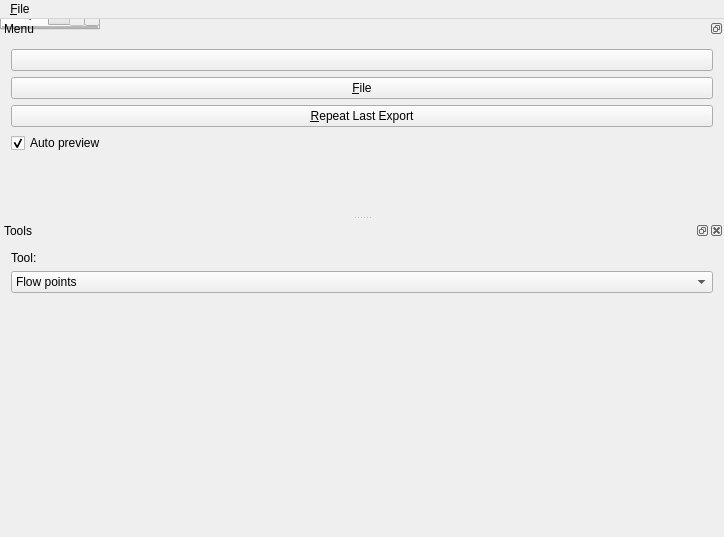
<?xml version="1.0" encoding="UTF-8"?>
<ui version="4.0">
 <class>FEMainWindow</class>
 <widget class="QMainWindow" name="FEMainWindow">
  <property name="geometry">
   <rect>
    <x>0</x>
    <y>0</y>
    <width>724</width>
    <height>537</height>
   </rect>
  </property>
  <property name="windowTitle">
   <string>Flow Editor © Stanislaw Adaszewski, 2012-2016, http://algoholic.eu</string>
  </property>
  <widget class="QTabWidget" name="centralWidget">
   <property name="currentIndex">
    <number>0</number>
   </property>
   <widget class="QGraphicsView" name="graphicsView">
    <property name="alignment">
     <set>Qt::AlignLeading|Qt::AlignLeft|Qt::AlignTop</set>
    </property>
    <attribute name="title">
     <string>Map</string>
    </attribute>
   </widget>
   <widget class="QWidget" name="demoView">
    <attribute name="title">
     <string>Demo</string>
    </attribute>
    <layout class="QVBoxLayout" name="verticalLayoutDemo">
     <item>
     </item>
    </layout>
   </widget>
  </widget>
  <widget class="QMenuBar" name="menuBar">
   <property name="geometry">
    <rect>
     <x>0</x>
     <y>0</y>
     <width>724</width>
     <height>22</height>
    </rect>
   </property>
   <widget class="QMenu" name="menu_File">
    <property name="title">
     <string>&amp;File</string>
    </property>
    <widget class="QMenu" name="menuE_xport_flow_map">
     <property name="title">
      <string>E&amp;xport flow map</string>
     </property>
     <addaction name="action_Export_flow_map_fast"/>
     <addaction name="actionExport_flow_map_AKIMA"/>
     <addaction name="action_Export_flow_map"/>
    </widget>
    <widget class="QMenu" name="menu_New">
     <property name="title">
      <string>&amp;New</string>
     </property>
     <addaction name="action_Project"/>
     <addaction name="action_Flow_field"/>
     <addaction name="separator"/>
     <addaction name="action_Generate_grid"/>
     <addaction name="action_Generate_gradient_grid"/>
    </widget>
    <widget class="QMenu" name="menu_Load">
     <property name="title">
      <string>&amp;Load</string>
     </property>
     <addaction name="action_Load_image"/>
     <addaction name="action_Load_flow_field"/>
    </widget>
    <addaction name="menu_New"/>
    <addaction name="menu_Load"/>
    <addaction name="action_Save_flow_field"/>
    <addaction name="menuE_xport_flow_map"/>
    <addaction name="separator"/>
    <addaction name="actionShow_li_cense"/>
    <addaction name="separator"/>
    <addaction name="action_Quit"/>
   </widget>
   <addaction name="menu_File"/>
  </widget>
  <widget class="QDockWidget" name="dockWidget">
   <property name="features">
    <set>QDockWidget::DockWidgetFloatable|QDockWidget::DockWidgetMovable</set>
   </property>
   <property name="windowTitle">
    <string>Menu</string>
   </property>
   <attribute name="dockWidgetArea">
    <number>1</number>
   </attribute>
   <widget class="QWidget" name="dockWidgetContents">
    <layout class="QVBoxLayout" name="verticalLayout_3">
     <item>
      <widget class="QPushButton" name="previewBtn">
       <property name="text">
        <string/>
       </property>
       <property name="checkable">
        <bool>true</bool>
       </property>
      </widget>
     </item>
     <item>
      <widget class="QPushButton" name="fileBtn">
       <property name="text">
        <string>&amp;File</string>
       </property>
      </widget>
     </item>
     <item>
      <widget class="QPushButton" name="expAndSwitchBtn">
       <property name="text">
        <string>&amp;Repeat Last Export</string>
       </property>
      </widget>
     </item>
     <item>
      <widget class="QCheckBox" name="autoGeneratePreview">
       <property name="text">
        <string>Auto preview</string>
       </property>
       <property name="checked">
        <bool>true</bool>
       </property>
      </widget>
     </item>
     <item>
      <spacer name="verticalSpacer">
       <property name="orientation">
        <enum>Qt::Vertical</enum>
       </property>
       <property name="sizeHint" stdset="0">
        <size>
         <width>20</width>
         <height>40</height>
        </size>
       </property>
      </spacer>
     </item>
    </layout>
   </widget>
  </widget>
  <widget class="QDockWidget" name="tools_dockWidget">
   <property name="windowTitle">
    <string>Tools</string>
   </property>
   <attribute name="dockWidgetArea">
    <number>1</number>
   </attribute>
   <widget class="QWidget" name="dockWidgetContents_2">
    <layout class="QVBoxLayout" name="verticalLayout_4">
     <item>
      <widget class="QLabel" name="label">
       <property name="text">
        <string>Tool:</string>
       </property>
      </widget>
     </item>
     <item>
      <widget class="QComboBox" name="tool_comboBox">
       <item>
        <property name="text">
         <string>Flow points</string>
        </property>
       </item>
       <item>
        <property name="text">
         <string>Gradient points</string>
        </property>
       </item>
       <item>
        <property name="text">
         <string>Flow brush</string>
        </property>
       </item>
       <item>
        <property name="text">
         <string>Gradient adjust</string>
        </property>
       </item>
       <item>
        <property name="text">
         <string>Eraser</string>
        </property>
       </item>
       <item>
        <property name="text">
         <string>Gradient brush</string>
        </property>
       </item>
       <item>
        <property name="text">
         <string>Mark passive</string>
        </property>
       </item>
       <item>
        <property name="text">
         <string>Add Bezier curve</string>
        </property>
       </item>
       <item>
        <property name="text">
         <string>Add Bezier point</string>
        </property>
       </item>
      </widget>
     </item>
     <item>
      <widget class="QStackedWidget" name="toolSettings_widget">
       <property name="sizePolicy">
        <sizepolicy hsizetype="Preferred" vsizetype="Preferred">
         <horstretch>0</horstretch>
         <verstretch>0</verstretch>
        </sizepolicy>
       </property>
       <property name="currentIndex">
        <number>8</number>
       </property>
       <widget class="QWidget" name="flowPoints_page"/>
       <widget class="QWidget" name="gradientPoints_page"/>
       <widget class="QWidget" name="flowBrush_page">
        <layout class="QFormLayout" name="formLayout_2">
         <property name="fieldGrowthPolicy">
          <enum>QFormLayout::AllNonFixedFieldsGrow</enum>
         </property>
         <item row="0" column="0">
          <widget class="QLabel" name="label_6">
           <property name="text">
            <string>Direction:</string>
           </property>
          </widget>
         </item>
         <item row="0" column="1">
          <widget class="QDial" name="flowBrush_dial">
           <property name="maximum">
            <number>359</number>
           </property>
           <property name="value">
            <number>180</number>
           </property>
           <property name="sliderPosition">
            <number>180</number>
           </property>
           <property name="invertedAppearance">
            <bool>true</bool>
           </property>
           <property name="invertedControls">
            <bool>false</bool>
           </property>
           <property name="wrapping">
            <bool>true</bool>
           </property>
           <property name="notchTarget">
            <double>3.700000000000000</double>
           </property>
           <property name="notchesVisible">
            <bool>true</bool>
           </property>
          </widget>
         </item>
         <item row="1" column="0">
          <widget class="QLabel" name="label_9">
           <property name="text">
            <string>Size:</string>
           </property>
          </widget>
         </item>
         <item row="1" column="1">
          <widget class="QSpinBox" name="flowBrush_size">
           <property name="maximum">
            <number>255</number>
           </property>
           <property name="value">
            <number>100</number>
           </property>
          </widget>
         </item>
         <item row="2" column="0">
          <widget class="QLabel" name="label_7">
           <property name="text">
            <string>Magnitude:</string>
           </property>
          </widget>
         </item>
         <item row="2" column="1">
          <widget class="QSpinBox" name="flowBrush_magnitude">
           <property name="maximum">
            <number>100</number>
           </property>
           <property name="value">
            <number>100</number>
           </property>
          </widget>
         </item>
         <item row="3" column="0">
          <widget class="QLabel" name="label_8">
           <property name="text">
            <string>Strength:</string>
           </property>
          </widget>
         </item>
         <item row="3" column="1">
          <widget class="QSpinBox" name="flowBrush_strength">
           <property name="maximum">
            <number>100</number>
           </property>
           <property name="value">
            <number>10</number>
           </property>
          </widget>
         </item>
        </layout>
       </widget>
       <widget class="QWidget" name="gradientCloning_page">
        <layout class="QFormLayout" name="formLayout">
         <property name="fieldGrowthPolicy">
          <enum>QFormLayout::AllNonFixedFieldsGrow</enum>
         </property>
         <item row="0" column="0">
          <widget class="QLabel" name="label_2">
           <property name="text">
            <string>Change:</string>
           </property>
          </widget>
         </item>
         <item row="0" column="1">
          <widget class="QComboBox" name="gradClone_change_comboBox">
           <item>
            <property name="text">
             <string>Absolute</string>
            </property>
           </item>
           <item>
            <property name="text">
             <string>Relative</string>
            </property>
           </item>
          </widget>
         </item>
         <item row="1" column="0">
          <widget class="QLabel" name="label_3">
           <property name="text">
            <string>Red:</string>
           </property>
          </widget>
         </item>
         <item row="1" column="1">
          <widget class="QSpinBox" name="gradClone_red_spinBox">
           <property name="minimum">
            <number>-255</number>
           </property>
           <property name="maximum">
            <number>255</number>
           </property>
          </widget>
         </item>
         <item row="2" column="0">
          <widget class="QLabel" name="label_4">
           <property name="text">
            <string>Green:</string>
           </property>
          </widget>
         </item>
         <item row="2" column="1">
          <widget class="QSpinBox" name="gradClone_green_spinBox">
           <property name="minimum">
            <number>-255</number>
           </property>
           <property name="maximum">
            <number>255</number>
           </property>
          </widget>
         </item>
         <item row="3" column="0">
          <widget class="QLabel" name="label_5">
           <property name="text">
            <string>Blue:</string>
           </property>
          </widget>
         </item>
         <item row="3" column="1">
          <widget class="QSpinBox" name="gradClone_blue_spinBox">
           <property name="minimum">
            <number>-255</number>
           </property>
           <property name="maximum">
            <number>255</number>
           </property>
          </widget>
         </item>
         <item row="4" column="1">
          <widget class="QCheckBox" name="gradientAdjust_clone">
           <property name="text">
            <string>Clone</string>
           </property>
          </widget>
         </item>
        </layout>
       </widget>
       <widget class="QWidget" name="eraser_page">
        <layout class="QFormLayout" name="formLayout_3">
         <property name="fieldGrowthPolicy">
          <enum>QFormLayout::AllNonFixedFieldsGrow</enum>
         </property>
         <item row="0" column="0">
          <widget class="QLabel" name="label_10">
           <property name="text">
            <string>Size:</string>
           </property>
          </widget>
         </item>
         <item row="0" column="1">
          <widget class="QSpinBox" name="eraser_size">
           <property name="maximum">
            <number>255</number>
           </property>
           <property name="value">
            <number>100</number>
           </property>
          </widget>
         </item>
        </layout>
       </widget>
       <widget class="QWidget" name="gradientBrush_page">
        <layout class="QVBoxLayout" name="verticalLayout_2">
         <item>
          <layout class="QHBoxLayout" name="horizontalLayout_3">
           <item>
            <widget class="QLabel" name="label_11">
             <property name="sizePolicy">
              <sizepolicy hsizetype="Expanding" vsizetype="Preferred">
               <horstretch>0</horstretch>
               <verstretch>0</verstretch>
              </sizepolicy>
             </property>
             <property name="text">
              <string>Size:</string>
             </property>
            </widget>
           </item>
           <item>
            <widget class="QSpinBox" name="gradientBrush_size">
             <property name="sizePolicy">
              <sizepolicy hsizetype="Expanding" vsizetype="Fixed">
               <horstretch>0</horstretch>
               <verstretch>0</verstretch>
              </sizepolicy>
             </property>
             <property name="maximum">
              <number>255</number>
             </property>
             <property name="value">
              <number>10</number>
             </property>
            </widget>
           </item>
          </layout>
         </item>
         <item>
          <layout class="QHBoxLayout" name="horizontalLayout_2">
           <item>
            <widget class="QLabel" name="label_12">
             <property name="sizePolicy">
              <sizepolicy hsizetype="Expanding" vsizetype="Preferred">
               <horstretch>0</horstretch>
               <verstretch>0</verstretch>
              </sizepolicy>
             </property>
             <property name="text">
              <string>Color:</string>
             </property>
            </widget>
           </item>
           <item>
            <widget class="QToolButton" name="gradientBrush_color">
             <property name="sizePolicy">
              <sizepolicy hsizetype="Expanding" vsizetype="Fixed">
               <horstretch>0</horstretch>
               <verstretch>0</verstretch>
              </sizepolicy>
             </property>
             <property name="text">
              <string/>
             </property>
            </widget>
           </item>
          </layout>
         </item>
         <item>
          <spacer name="verticalSpacer_2">
           <property name="orientation">
            <enum>Qt::Vertical</enum>
           </property>
           <property name="sizeHint" stdset="0">
            <size>
             <width>20</width>
             <height>40</height>
            </size>
           </property>
          </spacer>
         </item>
        </layout>
       </widget>
       <widget class="QWidget" name="markPassive_page">
        <layout class="QFormLayout" name="formLayout_4">
         <property name="fieldGrowthPolicy">
          <enum>QFormLayout::AllNonFixedFieldsGrow</enum>
         </property>
         <item row="0" column="0">
          <widget class="QLabel" name="label_13">
           <property name="text">
            <string>Size:</string>
           </property>
          </widget>
         </item>
         <item row="0" column="1">
          <widget class="QSpinBox" name="markPassive_size">
           <property name="maximum">
            <number>255</number>
           </property>
           <property name="value">
            <number>10</number>
           </property>
          </widget>
         </item>
         <item row="1" column="0">
          <widget class="QLabel" name="label_14">
           <property name="text">
            <string>Mode:</string>
           </property>
          </widget>
         </item>
         <item row="1" column="1">
          <widget class="QComboBox" name="markPassive_mode">
           <item>
            <property name="text">
             <string>Set passive</string>
            </property>
           </item>
           <item>
            <property name="text">
             <string>Set active</string>
            </property>
           </item>
           <item>
            <property name="text">
             <string>Flip</string>
            </property>
           </item>
          </widget>
         </item>
        </layout>
       </widget>
       <widget class="QWidget" name="addBezierCurve_page"/>
       <widget class="QWidget" name="addBezierPoint_page"/>
      </widget>
     </item>
    </layout>
   </widget>
  </widget>
  <action name="action_Load_image">
   <property name="text">
    <string>&amp;Load image</string>
   </property>
  </action>
  <action name="action_Load_flow_field">
   <property name="text">
    <string>Load &amp;flow field</string>
   </property>
  </action>
  <action name="action_Save_flow_field">
   <property name="text">
    <string>&amp;Save flow field</string>
   </property>
  </action>
  <action name="action_Export_flow_map">
   <property name="text">
    <string>Natural Neighbor Interpolation</string>
   </property>
  </action>
  <action name="action_Quit">
   <property name="text">
    <string>&amp;Quit</string>
   </property>
  </action>
  <action name="action_Export_flow_map_fast">
   <property name="text">
    <string>Linear Interpolation</string>
   </property>
  </action>
  <action name="actionExport_flow_map_AKIMA">
   <property name="text">
    <string>Cubic Interpolation</string>
   </property>
  </action>
  <action name="action_Generate_grid">
   <property name="text">
    <string>&amp;Generate flow grid</string>
   </property>
  </action>
  <action name="action_Flow_field">
   <property name="text">
    <string>&amp;Flow field</string>
   </property>
  </action>
  <action name="action_Project">
   <property name="text">
    <string>&amp;Project</string>
   </property>
  </action>
  <action name="action_Generate_gradient_grid">
   <property name="text">
    <string>Generate g&amp;radient grid</string>
   </property>
  </action>
  <action name="actionShow_li_cense">
   <property name="text">
    <string>Show li&amp;cense</string>
   </property>
  </action>
 </widget>
 <layoutdefault spacing="6" margin="11"/>
 <resources/>
 <connections>
  <connection>
   <sender>tool_comboBox</sender>
   <signal>currentIndexChanged(int)</signal>
   <receiver>toolSettings_widget</receiver>
   <slot>setCurrentIndex(int)</slot>
   <hints>
    <hint type="sourcelabel">
     <x>153</x>
     <y>149</y>
    </hint>
    <hint type="destinationlabel">
     <x>153</x>
     <y>224</y>
    </hint>
   </hints>
  </connection>
 </connections>
</ui>
